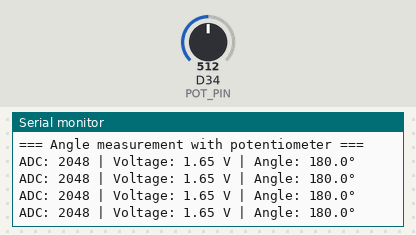
A sketch run on a simulated Arduino Due. Shown: the last lines printed to the serial monitor. The test bench sets the inputs (shaded band); at power-on: D34 (POT_PIN) = 512 (analog values on the 0–1023 scale).

Above: at 2.2 s.
2.3 s: D34 (POT_PIN) set to 716
At 2.71 s:
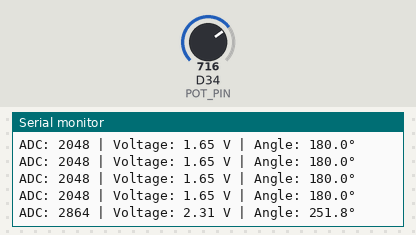
3.8 s: D34 (POT_PIN) set to 900
At 3.91 s:
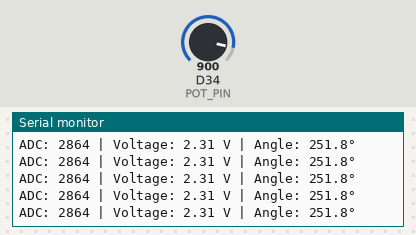
Timing chart, 0 to 6.8 s (numbered marks = the images above; inputs shaded):
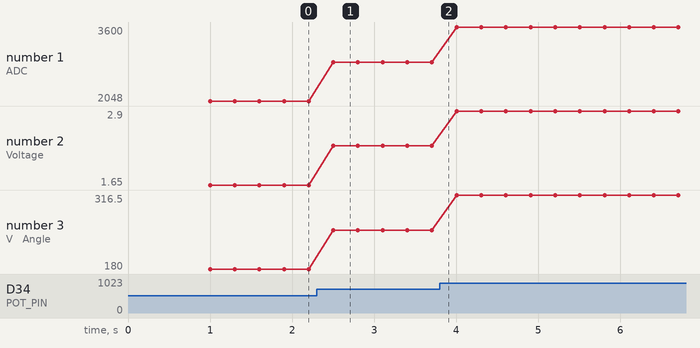

The sketch:

pot_angle.ino
```cpp
#include <Arduino.h>

const int POT_PIN = 34;        // Analog input pin (GPIO34)
const float ADC_MAX = 4095.0;  // 12-bit ADC resolution
const float VREF = 3.3;        // Reference voltage (3.3V)

// Convert ADC reading (0–4095) to degrees (0–360)
float adcToDegrees(int adcValue) {
  return (adcValue * 360.0) / ADC_MAX;
}

void setup() {
  Serial.begin(115200);
  delay(1000);
  Serial.println("=== Angle measurement with potentiometer ===");

  analogReadResolution(12);
}

void loop() {
  int raw = analogRead(POT_PIN);
  float voltage = (raw / ADC_MAX) * VREF;
  float degrees = adcToDegrees(raw);

  Serial.print("ADC: ");
  Serial.print(raw);
  Serial.print(" | Voltage: ");
  Serial.print(voltage, 2);
  Serial.print(" V | Angle: ");
  Serial.print(degrees, 1);
  Serial.println("°");

  delay(300);
}
```

Measured:
- after the input at 2.3 s, the serial monitor: prints a new line after 0.20 s (image 1)
- plotted number 1: 2048 → 2864 after the input at 2.3 s, 2864 → 3600 after the input at 3.8 s
- plotted number 2: 1.65 → 2.31 after the input at 2.3 s, 2.31 → 2.9 after the input at 3.8 s
- plotted number 3: 180 → 251.8 after the input at 2.3 s, 251.8 → 316.5 after the input at 3.8 s
